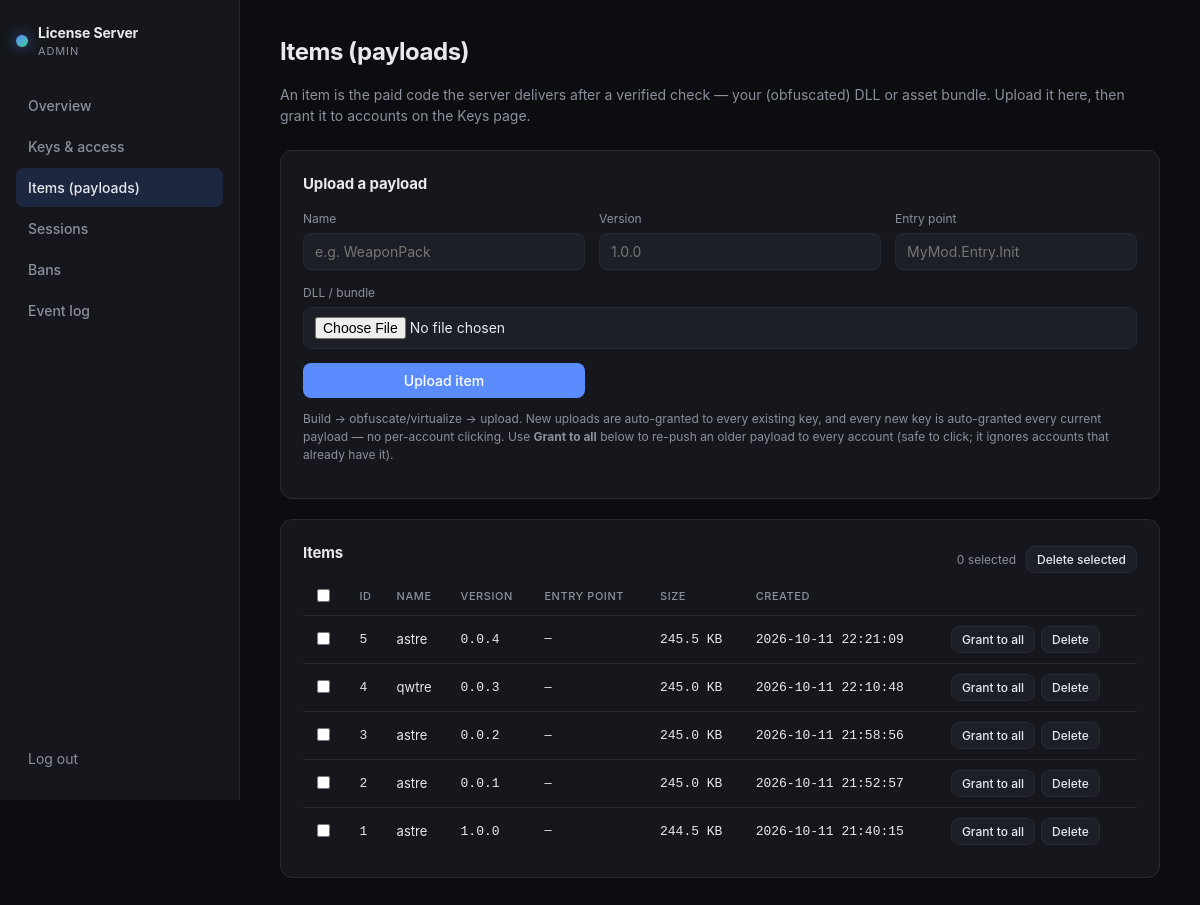
The page /admin/items (signed in) on the database its author committed.
### tables this page shows
CREATE TABLE items (
    id          INTEGER PRIMARY KEY AUTOINCREMENT,
    name        TEXT NOT NULL,
    version     TEXT,
    entry_point TEXT,                 -- type/method the loader invokes
    payload     BLOB NOT NULL,        -- the (obfuscated) assembly/bundle bytes
    created     REAL NOT NULL
);

### app/routes_admin.py (the view)
    @router.get("/items", response_class=HTMLResponse)
    async def items_page(request: Request):
        if not _authed(request):
            return _redirect("/admin/login")
        store = request.app.state.store
        return _templates.TemplateResponse("items.html", {
            "request": request,
            "items": store.list_items(),
        })

### app/templates/items.html (shortened to what this page needs)
{% extends "base.html" %}
{% set active = 'items' %}
{% block content %}
<header class="page-head">
  <h1>Items (payloads)</h1>
  <p class="muted">An item is the paid code the server delivers after a verified check — your (obfuscated) DLL or asset bundle. Upload it here, then grant it to accounts on the Keys page.</p>
</header>
<section class="card">
  <h2>Upload a payload</h2>
  <form method="post" action="/admin/items/upload" enctype="multipart/form-data" class="grid-form">
    <label>Name<input name="name" placeholder="e.g. WeaponPack" required></label>
    <label>Version<input name="version" placeholder="1.0.0"></label>
    <label>Entry point<input name="entry_point" placeholder="MyMod.Entry.Init"></label>
    <label class="file-label">DLL / bundle
      <input name="dll" type="file" required>
    </label>
    <button type="submit">Upload item</button>
  </form>
  <p class="hint">Build &rarr; obfuscate/virtualize &rarr; upload. New uploads are auto-granted to every existing key, and every new key is auto-granted every current payload — no per-account clicking. Use <strong>Grant to all</strong> below to re-push an older payload to every account (safe to click; it ignores accounts that already have it).</p>
</section>
<section class="card">
  <div class="card-head">
    <h2>Items</h2>
    {% if items %}
    <div class="inline-form">
      <span class="muted small" id="bulk-count">0 selected</span>
      <button type="submit" form="bulk-items-form" class="ghost small danger" disabled id="bulk-del-btn">Delete selected</button>
    </div>
    {% endif %}
  </div>
  <table>
    <thead><tr>
      <th>{% if items %}<input type="checkbox" id="bulk-select-all">{% endif %}</th>
      <th>ID</th><th>Name</th><th>Version</th><th>Entry point</th><th>Size</th><th>Created</th><th></th>
    </tr></thead>
    <tbody>
    {% for it in items %}
      <tr>
        <td><input type="checkbox" class="bulk-select" name="item_id" value="{{ it.id }}" form="bulk-items-form"></td>
        <td class="mono">{{ it.id }}</td>
        <td>{{ it.name }}</td>
        <td class="mono">{{ it.version or '—' }}</td>
        <td class="mono small">{{ it.entry_point or '—' }}</td>
        <td class="mono">{{ (it.size / 1024)|round(1) }} KB</td>
        <td class="mono">{{ it.created|ts }}</td>
        <td class="actions">
          <form method="post" action="/admin/items/grant_all" class="inline"
                onsubmit="return confirm('Grant payload #{{ it.id }} ({{ it.name }}) to EVERY existing account? Accounts that already have it are ignored.');">
            <button class="ghost small">Grant to all</button>
          </form>
          <form method="post" action="/admin/items/delete" class="inline"
                onsubmit="return confirm('Delete payload #{{ it.id }} ({{ it.name }})? Drops entitlements and delivery-log rows for it. Cannot be undone.');">
            <button class="ghost small danger">Delete</button>
          </form>
        </td>
      </tr>
    {% else %}
      <tr><td colspan="8" class="muted">No items yet. Upload one above.</td></tr>
    {% endfor %}
    </tbody>
  </table>
</section>
{% endblock %}

### app/static/style.css (style rules this page uses)
:root { --bg: #0c0d10; --panel: #15171c; --panel-2: #1c1f26; --border: #272b33; --text: #e7e9ee; --muted: #8a909c; --accent: #5b8cff; --accent-soft: #1d2740; --good: #3ecf8e; --bad: #ff6b6b; --warn: #ffb020; --radius: 12px; --mono: ui-monospace, "SF Mono", "JetBrains Mono", Menlo, Consolas, monospace; --sans: -apple-system, BlinkMacSystemFont, "Segoe UI", Roboto, Helvetica, Arial, sans-serif; }
* { box-sizing: border-box; }
html, body { margin: 0; padding: 0; }
body { background: var(--bg); color: var(--text); font-family: var(--sans); font-size: 14px; line-height: 1.5; -webkit-font-smoothing: antialiased; }
.page-head { margin-bottom: 24px; }
.page-head h1 { margin: 0 0 4px; font-size: 24px; letter-spacing: -.02em; }
.muted { color: var(--muted); }
.small { font-size: 12px; }
.mono { font-family: var(--mono); }
h2 { font-size: 15px; margin: 0 0 14px; letter-spacing: -.01em; }
.card { background: var(--panel); border: 1px solid var(--border); border-radius: var(--radius); padding: 22px; margin-bottom: 20px; }
.card-head { display: flex; justify-content: space-between; align-items: center; }
table { width: 100%; border-collapse: collapse; font-size: 13px; }
thead th { text-align: left; color: var(--muted); font-weight: 500; padding: 8px 10px; border-bottom: 1px solid var(--border); text-transform: uppercase; font-size: 11px; letter-spacing: .05em; }
tbody td { padding: 10px; border-bottom: 1px solid var(--border); vertical-align: middle; }
tbody tr:last-child td { border-bottom: none; }
.actions { display: flex; gap: 6px; flex-wrap: wrap; }
label { display: flex; flex-direction: column; gap: 5px; font-size: 12px; color: var(--muted); }
input, select, button { font-family: inherit; font-size: 14px; }
input, select { background: var(--panel-2); border: 1px solid var(--border); color: var(--text); border-radius: 8px; padding: 9px 11px; outline: none; }
.grid-form { display: grid; grid-template-columns: repeat(2, 1fr) auto; gap: 14px; align-items: end; }
.grid-form .file-label { grid-column: 1 / -1; }
.inline-form { display: flex; gap: 10px; align-items: center; flex-wrap: wrap; }
.inline { display: inline; }
button { background: var(--accent); color: #fff; border: none; border-radius: 8px; padding: 9px 16px; font-weight: 550; cursor: pointer; }
button.ghost { background: var(--panel-2); color: var(--text); border: 1px solid var(--border); }
button.small { padding: 5px 10px; font-size: 12px; }
.inline-form .hint, .hint { color: var(--muted); font-size: 12px; }

### rows shown on the page
items: id "5", name "astre", version "0.0.4", entry_point "—", size "245.5", created|ts "2026-10-11 22:21:09"
items: id "4", name "qwtre", version "0.0.3", entry_point "—", size "245.0", created|ts "2026-10-11 22:10:48"
items: id "3", name "astre", version "0.0.2", entry_point "—", size "245.0", created|ts "2026-10-11 21:58:56"
items: id "2", name "astre", version "0.0.1", entry_point "—", size "245.0", created|ts "2026-10-11 21:52:57"
items: id "1", name "astre", version "1.0.0", entry_point "—", size "244.5", created|ts "2026-10-11 21:40:15"
